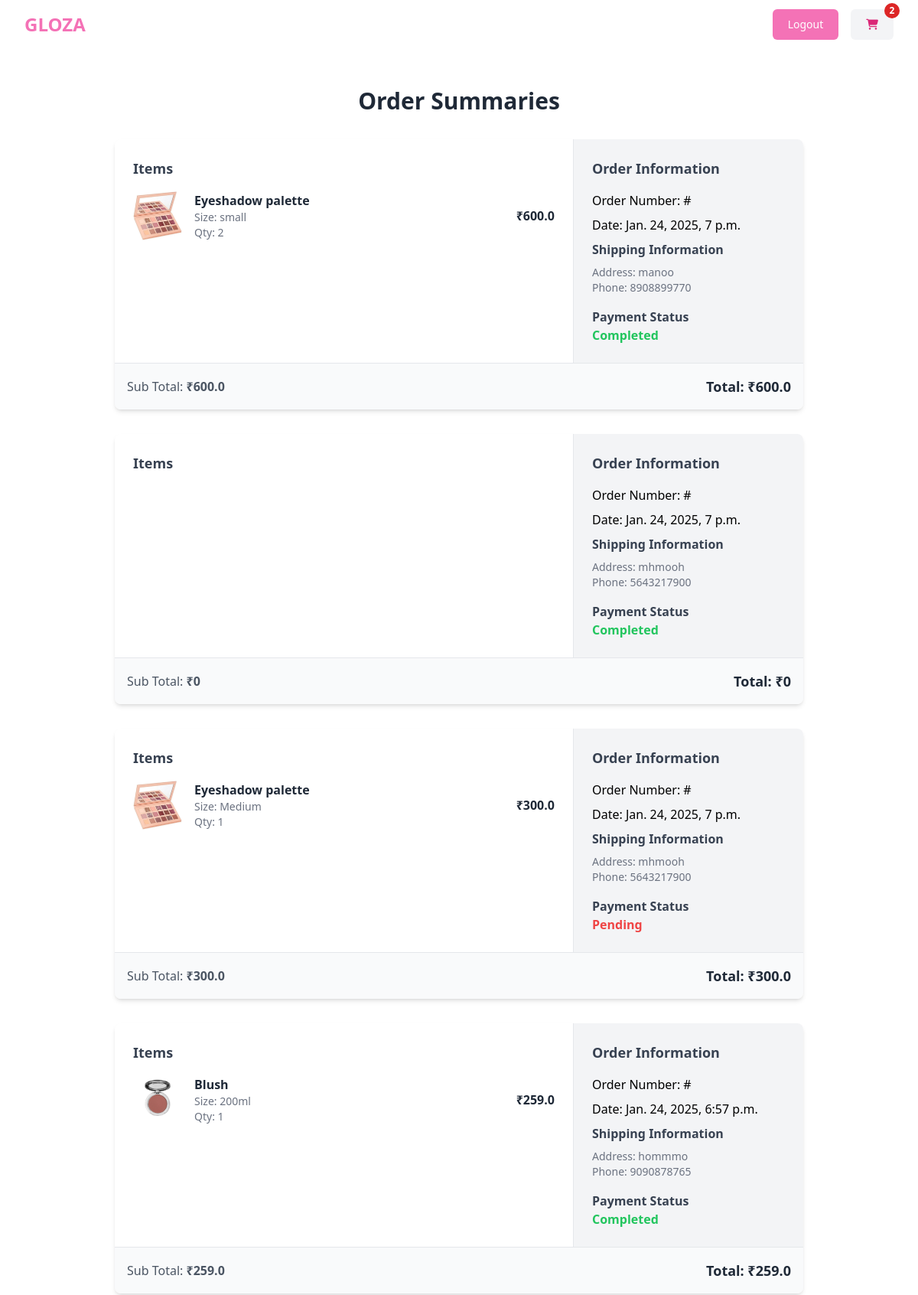
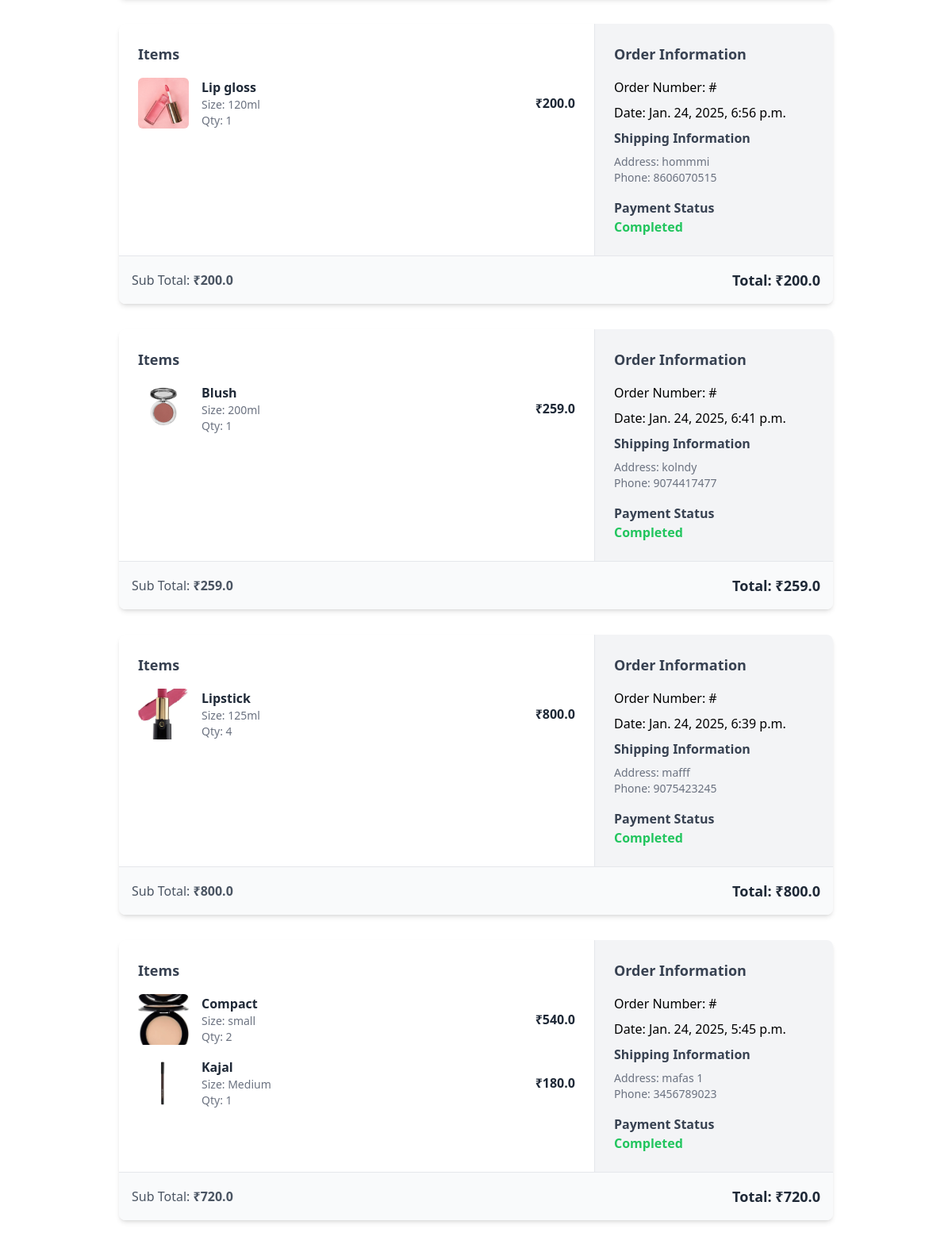
/order/summary/ (signed in, upper part), run on the app's committed database (2 pictures, top to bottom).
### store/models.py (models this page shows, shortened)
class BaseModel(models.Model):
    created_date=models.DateTimeField(auto_now_add=True)
    updated_date=models.DateTimeField(auto_now=True)
    is_active=models.BooleanField(default=True)

class Order(BaseModel):
    customer=models.ForeignKey(User,on_delete=models.CASCADE,related_name="orders")
    address=models.TextField()
    phone=models.CharField(max_length=15)
    PAYMENT_OPTIONS=(
        ("COD","COD"),
        ("ONLINE","ONLINE")
    )
    payment=models.CharField(max_length=200,choices=PAYMENT_OPTIONS,default="COD")
    rzp_order_id=models.CharField(max_length=100,null=True)
    is_paid=models.BooleanField(default=False)
    @property
    def order_total(self):
        total = sum([oi.item_total for oi in self.orderitems.all()])
        return total

class OrderItem(BaseModel):
    order_object=models.ForeignKey(Order,on_delete=models.CASCADE,related_name="orderitems")
    Product_object=models.ForeignKey(Product,on_delete=models.CASCADE)
    quantity=models.PositiveIntegerField(default=1)
    size_object=models.ForeignKey(Size,on_delete=models.CASCADE)
    price=models.FloatField()
    @property
    def item_total(self):
        return self.quantity*self.price

class Product(BaseModel):
    title=models.CharField(max_length=200)
    description=models.TextField()
    price=models.PositiveIntegerField()
    picture=models.ImageField(upload_to="product_images",null=True,blank=True)
    color=models.CharField(max_length=200)
    category_object=models.ForeignKey(Category,on_delete=models.CASCADE)
    size_object=models.ManyToManyField(Size)
    tag_object=models.ManyToManyField(Tag)

class Size(BaseModel):
    name=models.CharField(max_length=200,)

class BaseModel(models.Model):
    created_date=models.DateTimeField(auto_now_add=True)
    updated_date=models.DateTimeField(auto_now=True)
    is_active=models.BooleanField(default=True)

### store/views.py (the view)
# urls.py: path('order/summary/',views.OrderSummaryView.as_view(),name="order-summary"),
@method_decorator(decorators,name='dispatch')
class OrderSummaryView(View):
    template_name = 'order_summary.html'
    def get(self, request, *args, **kwargs):
        qs = reversed(request.user.orders.all())
        return render(request, self.template_name, {'orders':qs})

### store/context_processors.py (called while the page is built)
def cart_count_context(request):
    count=0
    if request.user.is_authenticated:
        count=request.user.cart.cart_item.filter(is_order_placed=False).count()
        return {'item_count': count}
    return{}

### store/templates/order_summary.html
{% extends 'base.html' %}
{% block main_block %}
<div class="container mx-auto mb-10" style="width: 75%; padding-top: 50px;">
    <h1 class="text-3xl font-bold text-center text-gray-800 mb-8">Order Summaries</h1>
    <div class="space-y-8">
        {% for o in orders %}
        <div class="bg-white shadow-md rounded-lg overflow-hidden">
            <div class="flex flex-col lg:flex-row">
                <div class="lg:w-2/3 p-6 border-r border-gray-200">
                    <h2 class="text-lg font-bold text-gray-700 mb-4">Items</h2>
                    {% for oi in o.orderitems.all %}
                    <div class="flex items-center mb-4">
                        <img src="{{oi.Product_object.picture.url}}" alt="Ethnic Kurta" class="w-16 h-16 object-cover rounded-md" />
                        <div class="ml-4 flex-grow">
                            <h3 class="font-semibold text-gray-800">{{oi.Product_object.title}}</h3>
                            <p class="text-sm text-gray-500">Size: {{oi.size_object.name}}</p>
                            <p class="text-sm text-gray-500">Qty: {{oi.quantity}}</p>
                        </div>
                        <p class="font-semibold text-gray-800">₹{{oi.item_total}}</p>
                    </div>
                    {% endfor %}
                </div>
                <div class="lg:w-1/3 bg-gray-100 p-6">
                    <h2 class="text-lg font-bold text-gray-700 mb-4">Order Information</h2>
                    <p class="mb-2">
                        <span class="font-medium">Order Number:</span> #
                    </p>
                    <p class="mb-2">
                        <span class="font-medium">Date:</span> {{o.created_date}}
                    </p>
                    <h3 class="text-md font-bold text-gray-700 mb-2">Shipping Information</h3>
                    <p class="text-sm text-gray-500">Address: {{o.address}}</p>
                    <p class="text-sm text-gray-500">Phone: {{o.phone}}</p>
                    <h3 class="text-md font-bold text-gray-700 mt-4">Payment Status</h3>
                    {% if o.payment == "COD" %}
                    <p class="text-red-500 font-bold">Pending</p>
                    {% else %}
                    <p class="text-green-500 font-bold">Completed</p>
                    {% endif %}
                </div>
            </div>
            <div class="bg-gray-50 p-4 border-t border-gray-200 flex justify-between items-center">
                <p class="text-gray-600">
                    Sub Total: <span class="font-bold">₹{{o.order_total}}</span>
                </p>
                <p class="text-gray-800 font-bold text-lg">
                    Total: ₹{{o.order_total}}
                </p>
            </div>
        </div>
        {% endfor %}
    </div>
</div>
{% endblock %}

### data on the page
Order: created_date "Jan. 24, 2025, 7 p.m.", address "manoo", phone "8908899770", payment "Completed", order_total "600.0"
OrderItem: Product_object.picture (picture), Product_object "Eyeshadow palette", size_object.name "small", quantity "2", item_total "600.0"
Order: created_date "Jan. 24, 2025, 7 p.m.", address "mhmooh", phone "5643217900", payment "Completed", order_total "0"
Order: created_date "Jan. 24, 2025, 7 p.m.", address "mhmooh", phone "5643217900", payment "Pending", order_total "300.0"
OrderItem: Product_object.picture (picture), Product_object "Eyeshadow palette", size_object.name "Medium", quantity "1", item_total "300.0"
Order: created_date "Jan. 24, 2025, 6:57 p.m.", address "hommmo", phone "9090878765", payment "Completed", order_total "259.0"
OrderItem: Product_object.picture (picture), Product_object "Blush", size_object.name "200ml", quantity "1", item_total "259.0"
Order: created_date "Jan. 24, 2025, 6:56 p.m.", address "hommmi", phone "8606070515", payment "Completed", order_total "200.0"
OrderItem: Product_object.picture (picture), Product_object "Lip gloss", size_object.name "120ml", quantity "1", item_total "200.0"
Order: created_date "Jan. 24, 2025, 6:41 p.m.", address "kolndy", phone "9074417477", payment "Completed", order_total "259.0"
OrderItem: Product_object.picture (picture), Product_object "Blush", size_object.name "200ml", quantity "1", item_total "259.0"
Order: created_date "Jan. 24, 2025, 6:39 p.m.", address "mafff", phone "9075423245", payment "Completed", order_total "800.0"
OrderItem: Product_object.picture (picture), Product_object "Lipstick", size_object.name "125ml", quantity "4", item_total "800.0"
Order: created_date "Jan. 24, 2025, 5:45 p.m.", address "mafas 1", phone "3456789023", payment "Completed", order_total "720.0"
OrderItem: Product_object.picture (picture), Product_object "Compact", size_object.name "small", quantity "2", item_total "540.0"
OrderItem: Product_object.picture (picture), Product_object "Kajal", size_object.name "Medium", quantity "1", item_total "180.0"

### other printed values
{{ item_count }} "2"
